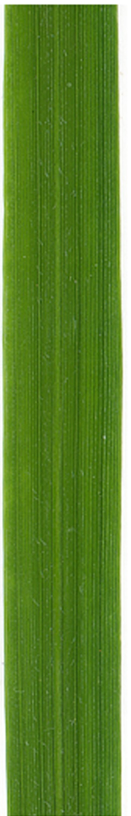
%> input picture test/1 (3).jpg, 261 x 1631 px, given in place of Train (1).jpg, which was not available (shown at 1/2 size)
$ octave Main.m   (GNU Octave 9; MATLAB toolbox functions it lacks are replaced by stand-ins)
%> lines starting %> are read from the running program, lines starting %| are printed output that depends on the picture; in (x1, y1, x2, y2) boxes, pixels count from 0 and x2, y2 are one past the last pixel; in counts of white or black regions, pixels touching at a corner belong together; the program's own positions count from 1; pictures that were not available may be replaced by others from this repository, and a replacement may not be noted
### createMask.m
function [BW,maskedRGBImage] = createMask(RGB)
%createMask  Threshold RGB image using auto-generated code from colorThresholder app.
%  [BW,MASKEDRGBIMAGE] = createMask(RGB) thresholds image RGB using
%  auto-generated code from the colorThresholder App. The colorspace and
%  minimum/maximum values for each channel of the colorspace were set in the
%  App and result in a binary mask BW and a composite image maskedRGBImage,
%  which shows the original RGB image values under the mask BW.

% Auto-generated by colorThresholder app on 16-Jul-2018
%------------------------------------------------------


% Convert RGB image to chosen color space
I = rgb2hsv(RGB);

% Define thresholds for channel 1 based on histogram settings
channel1Min = 0.056;
channel1Max = 0.136;

% Define thresholds for channel 2 based on histogram settings
channel2Min = 0.128;
channel2Max = 1.000;

% Define thresholds for channel 3 based on histogram settings
channel3Min = 0.087;
channel3Max = 0.913;

% Create mask based on chosen histogram thresholds
sliderBW = (I(:,:,1) >= channel1Min ) & (I(:,:,1) <= channel1Max) & ...
    (I(:,:,2) >= channel2Min ) & (I(:,:,2) <= channel2Max) & ...
    (I(:,:,3) >= channel3Min ) & (I(:,:,3) <= channel3Max);
BW = sliderBW;

% Initialize output masked image based on input image.
maskedRGBImage = RGB;

% Set background pixels where BW is false to zero.
maskedRGBImage(repmat(~BW,[1 1 3])) = 0;

end

### Main.m
%% Project Title: Disease Detection

while true
    choice = menu('Disease Detection', '....... Training........', '....... Testing......', '........ Close........');
%> the answer given: 1

    if choice == 1
        %% Image Read for Training
        Train_Feat = [];  % Initialize feature matrix
        Train_Label = []; % Initialize label vector
        xx = 1;           % Initialize class label

        for k = 1:18
            % Read and preprocess the image
            basePath = 'C:/Users/paulj/OneDrive/Documents/Disease-Detection/Train/';
            filePath = fullfile(basePath, sprintf('Train (%d).jpg', k));
            I = imread(filePath);
%> I is the input picture: size 1631x261x3 uint8; mean R, G, B 97.9, 134.8, 51.8
            I = imresize(I, [1000, 260]);
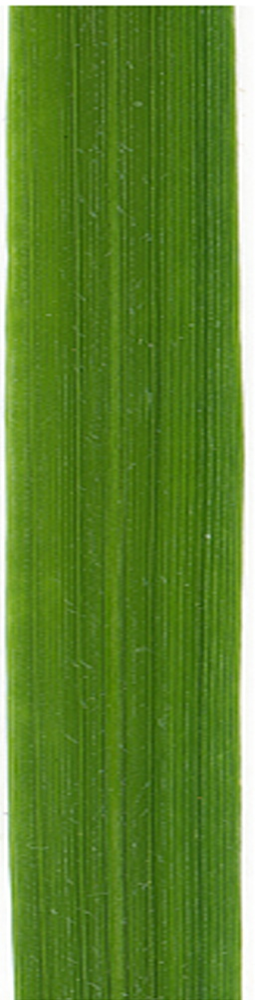
%> I: size 1000x260x3 uint8; mean R, G, B 97.9, 134.8, 51.8
            [I3, RGB] = createMask(I);
%> in createMask, `I = rgb2hsv(RGB);`: I: size 1000x260x3 double; mean H, S, V 0.239, 0.693, 0.529
%> in createMask, `sliderBW = (I(:,:,1) >= channel1Min ) & (I(:,:,1) <= channel1Max) & (I..`: sliderBW: size 1000x260 logical; every value is 0
%> in createMask, `maskedRGBImage(repmat(~BW,[1 1 3])) = 0;`: maskedRGBImage: size 1000x260x3 uint8; every value is 0
            seg_img = RGB;
            img = rgb2gray(seg_img);
            glcms = graycomatrix(img);
%> glcms = [259000 0 0 0 0 0 0 0; 0 0 0 0 0 0 0 0; 0 0 0 0 0 0 0 0; 0 0 0 0 0 0 0 0; 0 0 0 0 0 0 0 0; 0 0 0 0 0 0 0 0; 0 0 0 0 0 0 0 0; 0 0 0 0 0 0 0 0]

            % Derive statistics from GLCM
            stats = graycoprops(glcms, 'Contrast Correlation Energy Homogeneity');
%> stats = {Contrast 0}
            Contrast = stats.Contrast;
%> Contrast = 0
%> (the run ends here)

$ run again, on test/2 (1).jpg
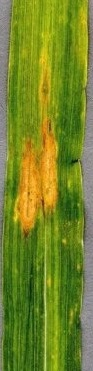
%> input picture test/2 (1).jpg, 93 x 371 px, given in place of Train (1).jpg, which was not available
%> I is the input picture: size 371x93x3 uint8; mean R, G, B 116.4, 133.5, 39
%> in createMask, `sliderBW = (I(:,:,1) >= channel1Min ) & (I(:,:,1) <= channel1Max) & (I..`:
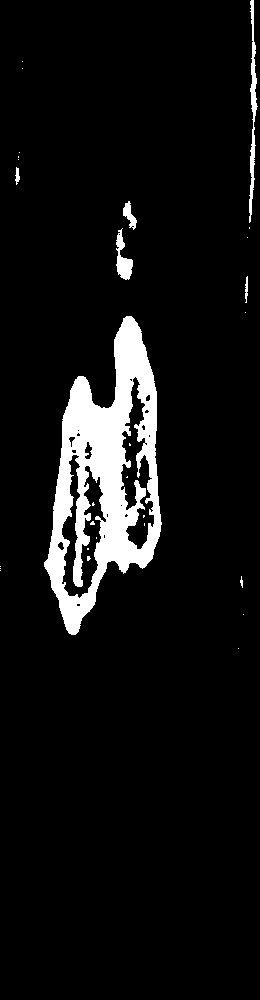
%> sliderBW: size 1000x260 logical; 7% white; 29 white regions (22 under 20 px), largest, box (x1, y1, x2, y2) and area: (44, 316, 162, 635) 16679, (249, 0, 258, 223) 762, (116, 228, 133, 280) 435
%> `img = rgb2gray(seg_img);`:
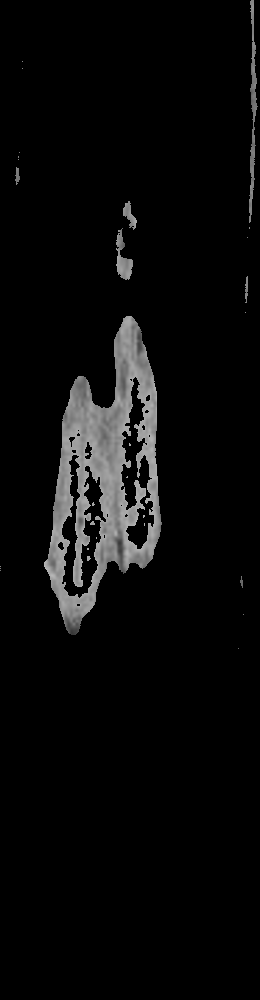
%> img: size 1000x260 uint8; min 0, max 184, mean 10.1
%> glcms = [239326 1 16 227 497 662 0 0; 0 13 10 0 0 0 0 0; 21 9 238 75 1 0 0 0; 254 0 80 1948 505 0 0 0; 431 0 0 535 9562 802 0 0; 700 0 0 0 764 2323 0 0; 0 0 0 0 0 0 0 0; 0 0 0 0 0 0 0 0]
%> stats = {Contrast 0.217}
%> Contrast = 0.217

$ run again, on test/2 (10).jpg
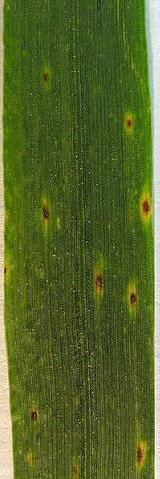
%> input picture test/2 (10).jpg, 160 x 479 px, given in place of Train (1).jpg, which was not available
%> I is the input picture: size 479x160x3 uint8; mean R, G, B 85.1, 101.8, 41.2
%> in createMask, `sliderBW = (I(:,:,1) >= channel1Min ) & (I(:,:,1) <= channel1Max) & (I..`:
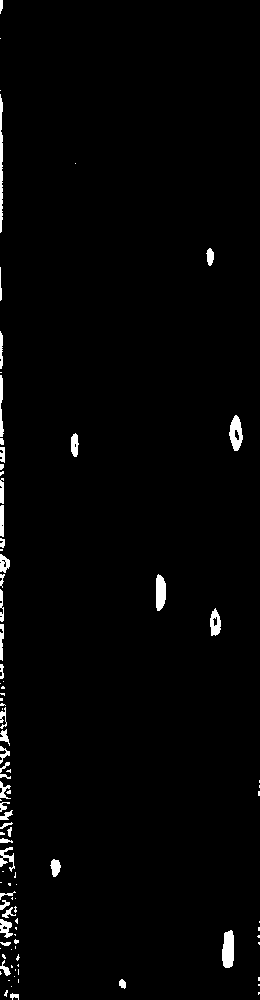
%> sliderBW: size 1000x260 logical; 1.8% white; 97 white regions (54 under 20 px), largest, box (x1, y1, x2, y2) and area: (222, 930, 234, 968) 385, (0, 94, 3, 233) 347, (229, 415, 243, 451) 317
%> in createMask, `maskedRGBImage(repmat(~BW,[1 1 3])) = 0;`:
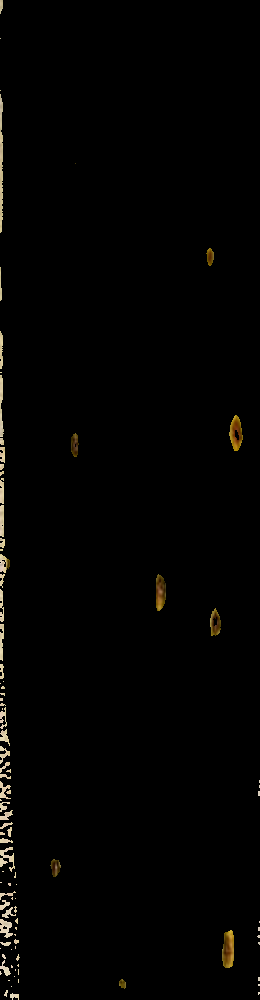
%> maskedRGBImage: size 1000x260x3 uint8; mean R, G, B 3.2, 2.8, 2
%> glcms = [253824 76 80 59 45 6 364 0; 84 256 114 7 0 0 0 0; 74 122 305 95 1 0 0 0; 75 7 90 144 50 0 0 0; 38 0 7 59 91 3 0 0; 212 0 1 2 5 305 62 0; 707 0 0 0 6 50 1574 0; 0 0 0 0 0 0 0 0]
%> stats = {Contrast 0.186}
%> Contrast = 0.186
